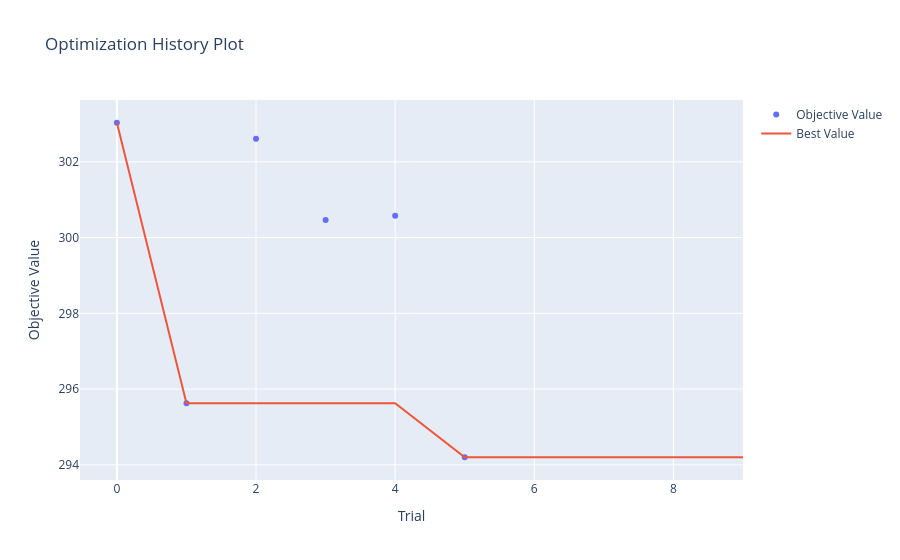
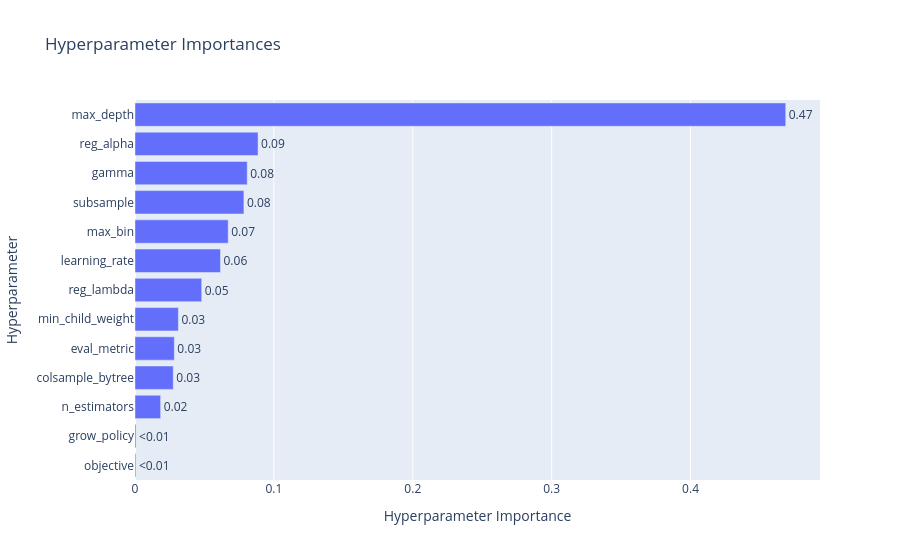

These figures' notebook cell, in order:
### Code cell
study = results[0]["study"]

vis.plot_optimization_history(study).show()
vis.plot_param_importances(study).show()

### Figure 1 — Plotly figure (JSON) as saved in the notebook; plotly's stock layout.template omitted (floating-point values rounded to 4 significant figures)
{"data": [{"mode": "markers", "name": "Objective Value", "x": [0, 1, 2, 3, 4, 5], "y": [303.0, 295.6, 302.6, 300.5, 300.6, 294.2], "type": "scatter"}, {"mode": "lines", "name": "Best Value", "x": [0, 1, 2, 3, 4, 5, 6, 7, 8, 9], "y": [303.0, 295.6, 295.6, 295.6, 295.6, 294.2, 294.2, 294.2, 294.2, 294.2], "type": "scatter"}, {"marker": {"color": "#cccccc"}, "mode": "markers", "name": "Infeasible Trial", "showlegend": false, "x": [], "y": [], "type": "scatter"}], "layout": {"title": {"text": "Optimization History Plot"}, "xaxis": {"title": {"text": "Trial"}}, "yaxis": {"title": {"text": "Objective Value"}}}}

### Figure 2 — Plotly figure (JSON) as saved in the notebook; plotly's stock layout.template omitted (floating-point values rounded to 4 significant figures)
{"data": [{"cliponaxis": false, "hovertemplate": ["objective (CategoricalDistribution): 0.000638593736059835<extra></extra>", "grow_policy (CategoricalDistribution): 0.0007438500260849231<extra></extra>", "n_estimators (IntDistribution): 0.01846125676644068<extra></extra>", "colsample_bytree (FloatDistribution): 0.02755684929673381<extra></extra>", "eval_metric (CategoricalDistribution): 0.028318368372689803<extra></extra>", "min_child_weight (FloatDistribution): 0.031230342285430392<extra></extra>", "reg_lambda (FloatDistribution): 0.04804042628754374<extra></extra>", "learning_rate (FloatDistribution): 0.06155602264299571<extra></extra>", "max_bin (IntDistribution): 0.06710987310711763<extra></extra>", "subsample (FloatDistribution): 0.07840724027942762<extra></extra>", "gamma (FloatDistribution): 0.08081046135729006<extra></extra>", "reg_alpha (FloatDistribution): 0.08859158212612915<extra></extra>", "max_depth (IntDistribution): 0.4685351337160567<extra></extra>"], "name": "Objective Value", "orientation": "h", "text": ["<0.01", "<0.01", "0.02", "0.03", "0.03", "0.03", "0.05", "0.06", "0.07", "0.08", "0.08", "0.09", "0.47"], "textposition": "outside", "x": [0.0006386, 0.0007439, 0.01846, 0.02756, 0.02832, 0.03123, 0.04804, 0.06156, 0.06711, 0.07841, 0.08081, 0.08859, 0.4685], "y": ["objective", "grow_policy", "n_estimators", "colsample_bytree", "eval_metric", "min_child_weight", "reg_lambda", "learning_rate", "max_bin", "subsample", "gamma", "reg_alpha", "max_depth"], "type": "bar"}], "layout": {"title": {"text": "Hyperparameter Importances"}, "xaxis": {"title": {"text": "Hyperparameter Importance"}}, "yaxis": {"title": {"text": "Hyperparameter"}}}}
